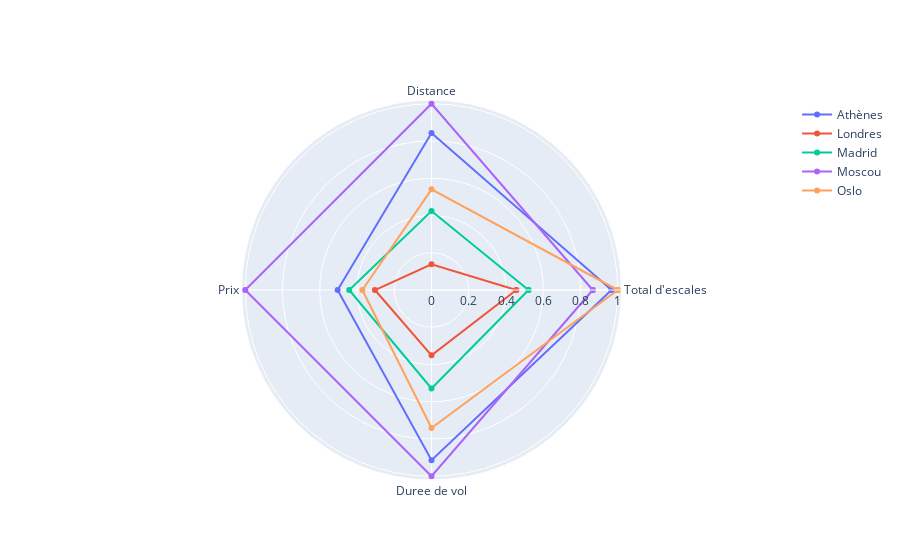

The code cell stored with this chart in its notebook:
### Code cell
import plotly.graph_objects as go
from plotly.subplots import make_subplots

fig = make_subplots(rows=1, cols=1, specs=[[{'type': 'polar'}]])

fig.add_trace(go.Scatterpolar(
        r = list(df_moyen_transposed['Athenes'])+ [list(df_moyen_transposed['Athenes'])[0]],
        theta = list(df_moyen_transposed.index)+["Total d'escales"],
        name = "Athènes"
        ), 1, 1)
fig.add_trace(go.Scatterpolar(
        r = list(df_moyen_transposed['Londres'])+ [list(df_moyen_transposed['Londres'])[0]],
        theta = list(df_moyen_transposed.index)+["Total d'escales"],
        name = "Londres"
        ), 1, 1)
fig.add_trace(go.Scatterpolar(
        r = list(df_moyen_transposed['Madrid'])+ [list(df_moyen_transposed['Madrid'])[0]],
        theta = list(df_moyen_transposed.index)+["Total d'escales"],
        name = "Madrid"
        ), 1, 1)
fig.add_trace(go.Scatterpolar(
        r = list(df_moyen_transposed['Moscou'])+ [list(df_moyen_transposed['Moscou'])[0]],
        theta = list(df_moyen_transposed.index)+["Total d'escales"],
        name = "Moscou"
        ), 1, 1)
fig.add_trace(go.Scatterpolar(
        r = list(df_moyen_transposed['Oslo'])+ [list(df_moyen_transposed['Oslo'])[0]],
        theta = list(df_moyen_transposed.index)+["Total d'escales"],
        name = "Oslo"
        ), 1, 1)
fig.show()

### Figure 1 — Plotly figure (JSON) as saved in the notebook; plotly's stock layout.template omitted (floating-point values rounded to 4 significant figures)
{"data": [{"name": "Athènes", "r": [0.9667, 0.8428, 0.5041, 0.9138, 0.9667], "subplot": "polar", "theta": ["Total d'escales", "Distance", "Prix", "Duree de vol", "Total d'escales"], "type": "scatterpolar"}, {"name": "Londres", "r": [0.4553, 0.1379, 0.3037, 0.351, 0.4553], "subplot": "polar", "theta": ["Total d'escales", "Distance", "Prix", "Duree de vol", "Total d'escales"], "type": "scatterpolar"}, {"name": "Madrid", "r": [0.5209, 0.4239, 0.4418, 0.5288, 0.5209], "subplot": "polar", "theta": ["Total d'escales", "Distance", "Prix", "Duree de vol", "Total d'escales"], "type": "scatterpolar"}, {"name": "Moscou", "r": [0.8659, 1, 1, 1.0, 0.8659], "subplot": "polar", "theta": ["Total d'escales", "Distance", "Prix", "Duree de vol", "Total d'escales"], "type": "scatterpolar"}, {"name": "Oslo", "r": [1.0, 0.5406, 0.3713, 0.7406, 1.0], "subplot": "polar", "theta": ["Total d'escales", "Distance", "Prix", "Duree de vol", "Total d'escales"], "type": "scatterpolar"}], "layout": {"polar": {"domain": {"x": [0, 1], "y": [0, 1]}}}}
